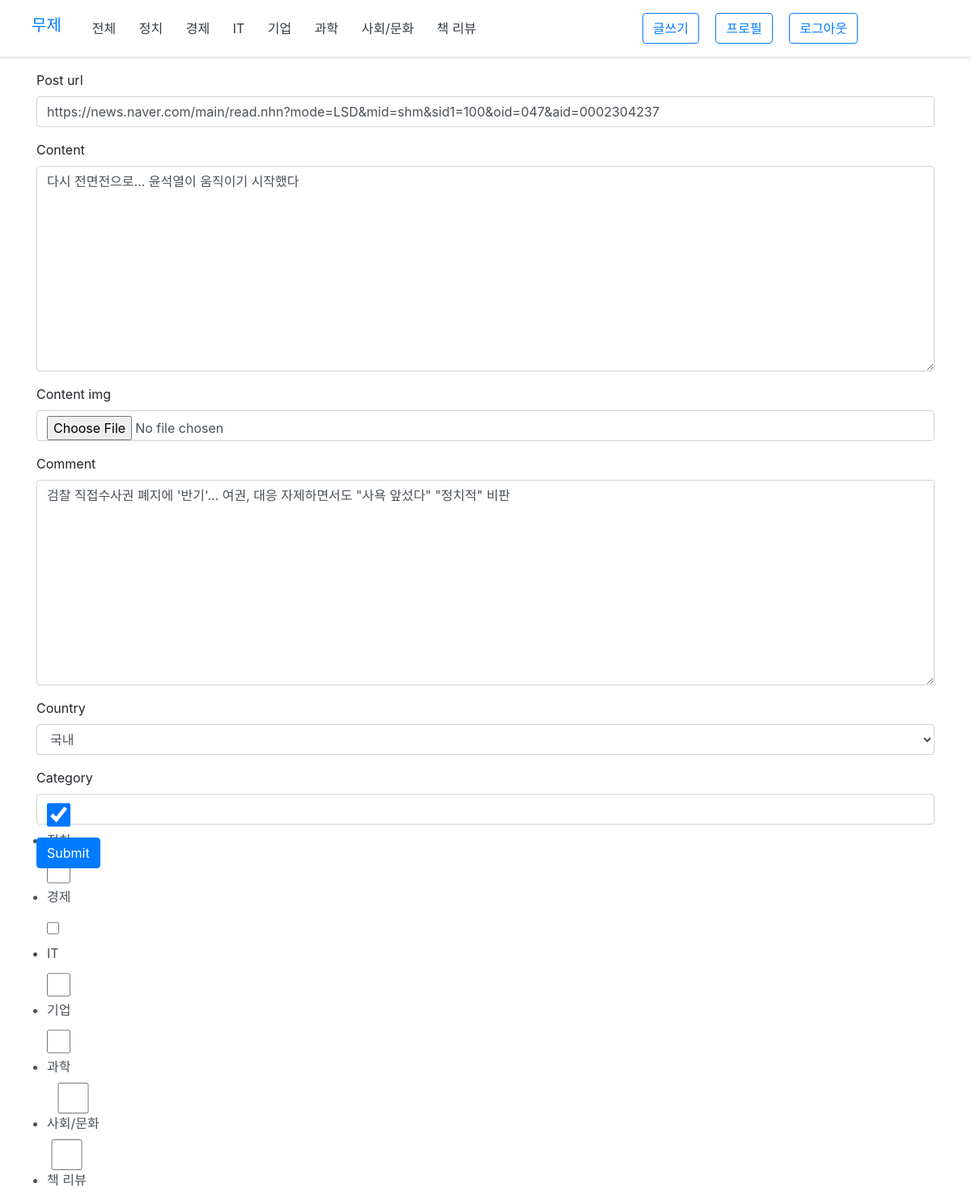
/edit/25/ (signed in), run on the app's committed database.
### posts/models.py (models this page shows, shortened)
class BaseModel(models.Model):
    created_at = models.DateTimeField(auto_now_add=True)
    updated_at = models.DateTimeField(auto_now=True)

class Posts(BaseModel):
    class CountryChoice(models.TextChoices):
        KOREA = "K", "국내"
        WORLD = "W", "해외"
    user = models.ForeignKey(settings.AUTH_USER_MODEL, related_name="posts_user", on_delete=CASCADE)
    title = models.CharField(max_length=100)
    image = models.TextField(blank=True)
    content = models.TextField()
    content_img = models.ImageField(upload_to="posts/%Y/%m/%d", blank=True, null=True)
    comment = models.TextField(blank=True, null=True)
    post_url = models.URLField()
    country = models.CharField(max_length=2, choices=CountryChoice.choices)
    category = models.ManyToManyField("Category")
    tag = models.ManyToManyField("Tag", blank=True)
    like_user_set = models.ManyToManyField(settings.AUTH_USER_MODEL, blank=True, related_name="like_user_set")
    class Meta:
        ordering = ['-id']
        verbose_name_plural = "Posts"

### posts/views.py (the view)
# urls.py: path('edit/<int:pk>/', views.post_edit, name="posts_edit"),
@login_required
def post_edit(request, pk):
    post = get_object_or_404(models.Posts, pk=pk)
    if request.method == 'POST':
        form = forms.PostForm(request.POST, request.FILES, instance=post)
        if form.is_valid:
            post = form.save(commit=False)
            if post.user == request.user:
                url = form.cleaned_data.get("post_url")
                post.title = title_crawling(url)[0]
                post.save()
                form.save_m2m()
                return redirect("posts:posts_detail", pk=pk)
            else:
                raise Http404
    else:
        if post.user == request.user:
            form = forms.PostForm(instance=post)
        else:
            raise Http404
    return render(request, "posts/posts_edit.html", {'forms':form})

### posts/forms.py
class PostForm(forms.ModelForm):
    class Meta:
        model = models.Posts
        fields = ["post_url", "content", "content_img", "comment", "country","category"]
        widgets = {
            "post_url" : forms.URLInput(),
            "category" : forms.CheckboxSelectMultiple()
        }

### accounts/models.py (called while the page is built)
    def get_absolute_url(self):
        return reverse("accounts:profile", kwargs={"pk": self.pk})

### posts/models.py (called while the page is built)
    def __str__(self):
        return self.name

### templates/posts/posts_edit.html (shortened to what this page needs)
{% extends 'layout.html' %}
{% load bootstrap4 %}
{% block content %}
<div class="container">
    <form action="" method="POST" enctype="multipart/form-data">
        {% bootstrap_form forms %}
        {% buttons %}
        <button type="submit" class="btn btn-primary">
            {{ submit_label|default:"Submit" }}
        </button>
        {% endbuttons %}
    </form>
</div>
{% endblock %}

### data on the page
Posts: post_url "https://news.naver.com/main/read.nhn?mode=LSD&mid=shm&sid1=100&oid=047&aid=0002304237", content "다시 전면전으로... 윤석열이 움직이기 시작했다", comment "검찰 직접수사권 폐지에 '반기'... 여권, 대응 자제하면서도 \"사욕 앞섰다\" \"정치적\" 비판", country "국내"

### other printed values
{{ submit_label|default:"Submit" }} "Submit"
